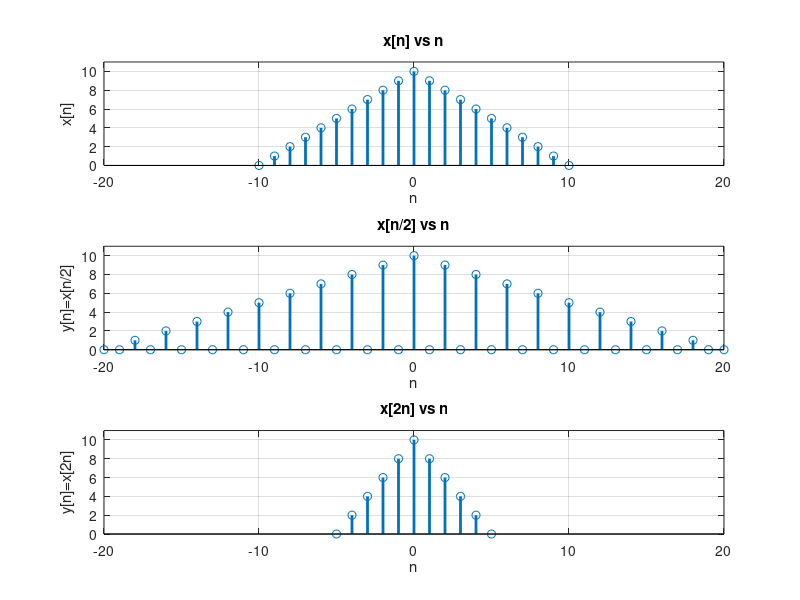

Write the MATLAB code that produced this figure.
% -------------------------------------------------------------
% Adiccion y reduccion de muestras de una señal triangulo discreto
% ---------------------------------------------------------------

%Triangulo discreto
n=-10:10; %Intervalo de extension x[n]
%Valor de cada una de las 21 muestras
xn=[0:1:10 9:-1:0];
%Grafica de x[n]
subplot(3,1,1);
stem(n,xn,'linewidth',2);
axis([-20 20 0 11]);
grid on;
xlabel('n');
ylabel('x[n]');
title('x[n] vs n');

%Up sampling
n2=-20:20; %Intervalo de extension de x[n/2]
%Valos de las muestras
yn1=zeros(1,41);
yn1(1:2:41)=xn;
%Grafica de x[n/2]
subplot(3,1,2);
stem(n2,yn1,'linewidth',2);
axis([-20 20 0 11]);
grid on;
xlabel('n');
ylabel('y[n]=x[n/2]');
title('x[n/2] vs n');

%Down sampling
n3=-5:5; %Intervalo de contraccion x[2n]
%Valor de las muestras
yn2=xn(1:2:21);
%Grafica de x[2n]
subplot(3,1,3);
stem(n3,yn2,'linewidth',2);
axis([-20 20 0 11]);
grid on;
xlabel('n');
ylabel('y[n]=x[2n]');
title('x[2n] vs n');




















